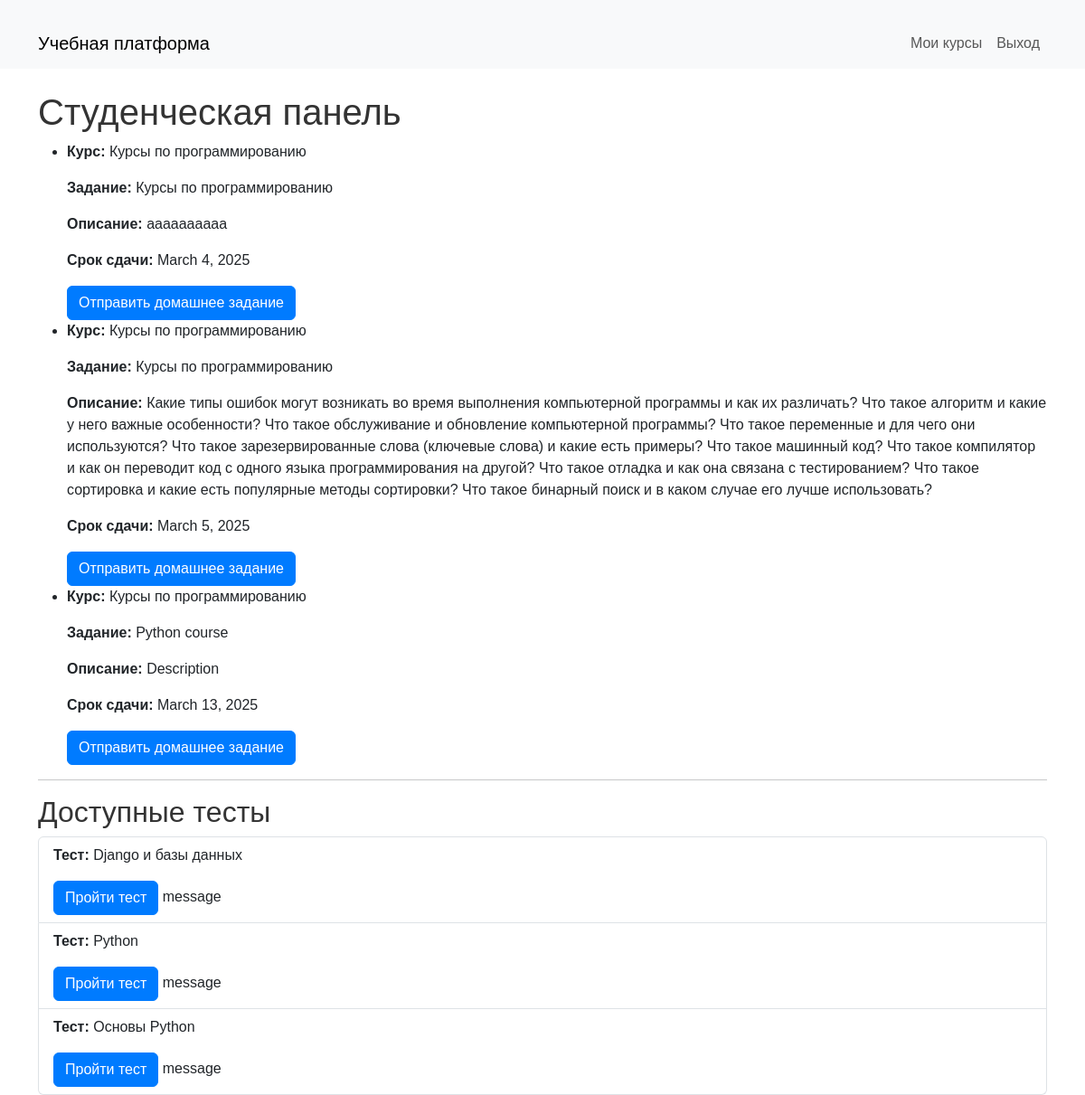
The page /student_dashboard/ (signed in) on the database its author committed.
### online_courses/models.py (models this page shows, shortened)
class Homework(models.Model):
    title = models.CharField(max_length=255)
    description = models.TextField(null=True, blank=True)
    course = models.ForeignKey(Course, on_delete=models.CASCADE, related_name='homeworks')
    due_date = models.DateField()
    assigned_by = models.ForeignKey(User, on_delete=models.CASCADE, limit_choices_to={'role': 'teacher'}, related_name='assigned_homeworks')
    assigned_to = models.ForeignKey(User, on_delete=models.CASCADE, limit_choices_to={'role': 'student'}, related_name='homeworks', blank=True, null=True)

class Course(models.Model):
    title = models.CharField(max_length=255)
    description = models.TextField(null=True, blank=True)
    teacher = models.ForeignKey(User, on_delete=models.SET_NULL, null=True, limit_choices_to={'role': 'teacher'}, related_name='courses_taught')
    students = models.ManyToManyField(User, related_name='enrolled_courses', blank=True, limit_choices_to={'role': 'student'})

class Quiz(models.Model):
    lesson = models.ForeignKey(Lesson, on_delete=models.CASCADE)
    course = models.ForeignKey(Course, on_delete=models.CASCADE)
    title = models.CharField(max_length=255)
    description = models.TextField()

### online_courses/views.py (the view)
# urls.py: path('student_dashboard/', student_dashboard, name='student_dashboard'),
@login_required
def student_dashboard(request):
    if request.user.role != 'student':
        raise PermissionDenied("Только студенты могут просматривать эту страницу.")
    assignments = Homework.objects.filter(course__students=request.user)
    quizzes = Quiz.objects.filter(lesson__module__course__students=request.user)
    return render(request, 'student_dashboard.html', {'assignments': assignments, 'quizzes': quizzes})

### online_courses/templates/student_dashboard.html (shortened to what this page needs)
{% extends 'base.html' %}
    {% block content %}
    <h1>Студенческая панель</h1>
    {% if assignments %}
        <ul>
            {% for assignment in assignments %}
                <li>
                    <p><strong>Курс:</strong> {{ assignment.course.title }}</p>
                    <p><strong>Задание:</strong> {{ assignment.title }}</p>
                    <p><strong>Описание:</strong> {{ assignment.description }}</p>
                    <p><strong>Срок сдачи:</strong> {{ assignment.due_date }}</p>
                    <a href="{% url 'online_courses:submit_homework' assignment.id %}" class="btn btn-primary">Отправить домашнее задание</a>
                </li>
            {% endfor %}
        </ul>
    {% else %}
        <p>Нет заданий для выполнения.</p>
    {% endif %}
    <hr>
    <h2>Доступные тесты</h2>
    {% if quizzes %}
        <ul class="list-group">
            {% for quiz in quizzes %}
                <li class="list-group-item list-group-item-action">
                    <p><strong>Тест:</strong> {{ quiz.title }}</p>
                    <a href="{% url 'online_courses:take_quiz' quiz.id %}" class="btn btn-primary">Пройти тест</a>
                    message
                </li>
            {% endfor %}
        </ul>
    {% else %}
        <p>Нет доступных тестов.</p>
    {% endif %}
{% endblock content %}

### online_courses/static/css/style.css (style rules this page uses)
body { font-family: Arial, sans-serif; }
h1, h2 { color: #333; }
.btn-primary { background-color: #007bff; border-color: #007bff; }

### rows shown on the page
Homework: course "Курсы по программированию", title "Курсы по программированию", description "aaaaaaaaaa", due_date "March 4, 2025"
Homework: course "Курсы по программированию", title "Курсы по программированию", description "Какие типы ошибок могут возникать во время выполнения компьютерной программы и как их различать? Что такое алгоритм и какие у него важные особенности? Что такое обслуживание и обновление компьютерной программы? Что такое переменные и для чего они используются? Что такое зарезервированные слова (ключевые слова) и какие есть примеры? Что такое машинный код? Что такое компилятор и как он переводит код с одного языка программирования на другой? Что такое отладка и как она связана с тестированием? Что такое сортировка и какие есть популярные методы сортировки? Что такое бинарный поиск и в каком случае его лучше использовать?", due_date "March 5, 2025"
Homework: course "Курсы по программированию", title "Python course", description "Description", due_date "March 13, 2025"
Quiz: title "Django и базы данных"
Quiz: title "Python"
Quiz: title "Основы Python"
